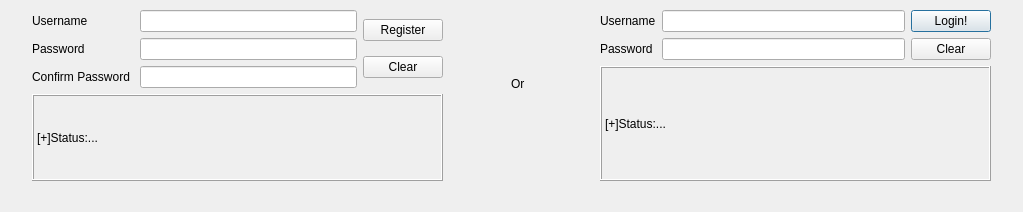
<?xml version="1.0" encoding="UTF-8"?>
<ui version="4.0">
 <class>Dialog</class>
 <widget class="QDialog" name="Dialog">
  <property name="geometry">
   <rect>
    <x>0</x>
    <y>0</y>
    <width>1023</width>
    <height>212</height>
   </rect>
  </property>
  <property name="windowTitle">
   <string>Dialog</string>
  </property>
  <widget class="QLabel" name="label_6">
   <property name="geometry">
    <rect>
     <x>511</x>
     <y>70</y>
     <width>71</width>
     <height>28</height>
    </rect>
   </property>
   <property name="text">
    <string>Or</string>
   </property>
  </widget>
  <widget class="QWidget" name="layoutWidget">
   <property name="geometry">
    <rect>
     <x>600</x>
     <y>10</y>
     <width>391</width>
     <height>171</height>
    </rect>
   </property>
   <layout class="QGridLayout" name="gridLayout_3">
    <item row="0" column="0">
     <layout class="QGridLayout" name="gridLayout">
      <item row="0" column="0">
       <layout class="QGridLayout" name="gridLayout_2">
        <item row="0" column="0">
         <widget class="QLabel" name="label">
          <property name="text">
           <string>Username</string>
          </property>
         </widget>
        </item>
        <item row="0" column="1">
         <widget class="QLineEdit" name="txtUser"/>
        </item>
       </layout>
      </item>
      <item row="1" column="0">
       <layout class="QHBoxLayout" name="horizontalLayout_2">
        <item>
         <widget class="QLabel" name="label_2">
          <property name="text">
           <string>Password </string>
          </property>
         </widget>
        </item>
        <item>
         <widget class="QLineEdit" name="txtPass">
          <property name="echoMode">
           <enum>QLineEdit::Password</enum>
          </property>
         </widget>
        </item>
       </layout>
      </item>
     </layout>
    </item>
    <item row="0" column="1">
     <layout class="QVBoxLayout" name="verticalLayout_2">
      <item>
       <widget class="QPushButton" name="btnLogin">
        <property name="text">
         <string>Login!</string>
        </property>
       </widget>
      </item>
      <item>
       <widget class="QPushButton" name="btnClear">
        <property name="text">
         <string>Clear</string>
        </property>
       </widget>
      </item>
     </layout>
    </item>
    <item row="1" column="0" colspan="2">
     <widget class="QLabel" name="lblResult">
      <property name="frameShape">
       <enum>QFrame::Box</enum>
      </property>
      <property name="frameShadow">
       <enum>QFrame::Raised</enum>
      </property>
      <property name="text">
       <string>[+]Status:...</string>
      </property>
     </widget>
    </item>
   </layout>
  </widget>
  <widget class="QWidget" name="layoutWidget">
   <property name="geometry">
    <rect>
     <x>32</x>
     <y>10</y>
     <width>411</width>
     <height>171</height>
    </rect>
   </property>
   <layout class="QVBoxLayout" name="verticalLayout_5">
    <item>
     <layout class="QHBoxLayout" name="horizontalLayout">
      <item>
       <layout class="QVBoxLayout" name="verticalLayout">
        <item>
         <widget class="QLabel" name="label_3">
          <property name="text">
           <string>Username</string>
          </property>
         </widget>
        </item>
        <item>
         <widget class="QLabel" name="label_4">
          <property name="text">
           <string>Password </string>
          </property>
         </widget>
        </item>
        <item>
         <widget class="QLabel" name="label_5">
          <property name="text">
           <string>Confirm Password </string>
          </property>
         </widget>
        </item>
       </layout>
      </item>
      <item>
       <layout class="QVBoxLayout" name="verticalLayout_3">
        <item>
         <widget class="QLineEdit" name="txtUserRegister"/>
        </item>
        <item>
         <widget class="QLineEdit" name="txtPassRegister">
          <property name="echoMode">
           <enum>QLineEdit::Password</enum>
          </property>
         </widget>
        </item>
        <item>
         <widget class="QLineEdit" name="txtConfirmPass">
          <property name="echoMode">
           <enum>QLineEdit::Password</enum>
          </property>
         </widget>
        </item>
       </layout>
      </item>
      <item>
       <layout class="QVBoxLayout" name="verticalLayout_4">
        <item>
         <widget class="QPushButton" name="btnRegister">
          <property name="text">
           <string>Register</string>
          </property>
         </widget>
        </item>
        <item>
         <widget class="QPushButton" name="btnClear_3">
          <property name="text">
           <string>Clear</string>
          </property>
         </widget>
        </item>
       </layout>
      </item>
     </layout>
    </item>
    <item>
     <widget class="QLabel" name="lblResult_2">
      <property name="frameShape">
       <enum>QFrame::Box</enum>
      </property>
      <property name="frameShadow">
       <enum>QFrame::Raised</enum>
      </property>
      <property name="text">
       <string>[+]Status:...</string>
      </property>
     </widget>
    </item>
   </layout>
  </widget>
 </widget>
 <resources/>
 <connections/>
</ui>
